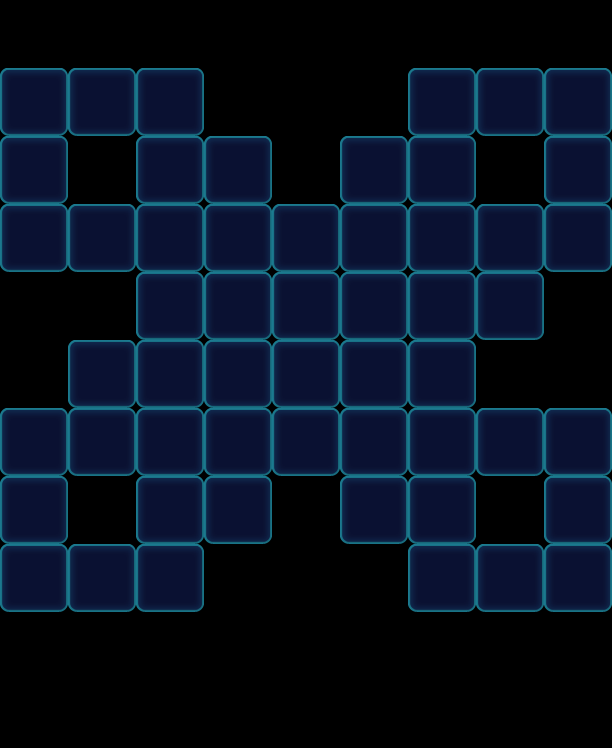

Below is a game level as drawn by its tile map, then a one-line description and the .tmx that defines it (tile-layer data replaced by summaries):
An orthogonal 9x11 tile map with 68x68 px tiles, 1 tile layer (Valid), 2 tilesets and 55 objects (38x Monster, 17x Factory_Normal).

<map version="1.0" orientation="orthogonal" width="9" height="11" tilewidth="68" tileheight="68">
 <tileset firstgid="1" name="game_grid1" tilewidth="68" tileheight="68">
  <image source="game_grid1.png" width="68" height="68" />
 </tileset>
 <tileset firstgid="2" name="map" tilewidth="68" tileheight="68">
  <image source="map.png" width="1024" height="1024" />
 </tileset>
 <layer name="Valid" width="9" height="11">
  <data>[99 cells, 54 non-empty, 1 distinct tile ids]</data>
 </layer>
 <objectgroup name="BottomObj" width="9" height="11" />
 <objectgroup name="MiddleObj" width="9" height="11">
  <object type="Monster" gid="17" x="136" y="272">
   <properties>
    <property name="Color" value="Purple" />
   </properties>
  </object>
  <object type="Monster" gid="17" x="408" y="408">
   <properties>
    <property name="Color" value="Purple" />
   </properties>
  </object>
  <object type="Monster" gid="17" x="68" y="612">
   <properties>
    <property name="Color" value="Purple" />
   </properties>
  </object>
  <object type="Monster" gid="2" x="476" y="476">
   <properties>
    <property name="Color" value="Blue" />
   </properties>
  </object>
  <object type="Monster" gid="2" x="476" y="612">
   <properties>
    <property name="Color" value="Blue" />
   </properties>
  </object>
  <object type="Monster" gid="3" x="136" y="476">
   <properties>
    <property name="Color" value="Green" />
   </properties>
  </object>
  <object type="Monster" gid="3" x="136" y="340">
   <properties>
    <property name="Color" value="Green" />
   </properties>
  </object>
  <object type="Monster" gid="3" x="68" y="408">
   <properties>
    <property name="Color" value="Green" />
   </properties>
  </object>
  <object type="Monster" gid="3" x="408" y="476">
   <properties>
    <property name="Bubble" value="1" />
    <property name="Color" value="Green" />
   </properties>
  </object>
  <object type="Monster" gid="3" x="136" y="612">
   <properties>
    <property name="Color" value="Green" />
   </properties>
  </object>
  <object type="Monster" gid="3" x="544" y="612">
   <properties>
    <property name="Color" value="Green" />
   </properties>
  </object>
  <object type="Monster" gid="19" x="0" y="544">
   <properties>
    <property name="Color" value="Yellow" />
   </properties>
  </object>
  <object type="Monster" gid="19" x="0" y="136">
   <properties>
    <property name="Color" value="Yellow" />
   </properties>
  </object>
  <object type="Monster" gid="19" x="408" y="544">
   <properties>
    <property name="Color" value="Yellow" />
   </properties>
  </object>
  <object type="Monster" gid="19" x="408" y="136">
   <properties>
    <property name="Color" value="Yellow" />
   </properties>
  </object>
  <object type="Monster" gid="18" x="476" y="272">
   <properties>
    <property name="Color" value="Pink" />
   </properties>
  </object>
  <object type="Monster" gid="18" x="0" y="204">
   <properties>
    <property name="Bubble" value="1" />
    <property name="Color" value="Pink" />
   </properties>
  </object>
  <object type="Monster" gid="18" x="408" y="340">
   <properties>
    <property name="Bubble" value="1" />
    <property name="Color" value="Pink" />
   </properties>
  </object>
  <object type="Monster" gid="18" x="136" y="544">
   <properties>
    <property name="Color" value="Pink" />
   </properties>
  </object>
  <object type="Monster" gid="18" x="544" y="544">
   <properties>
    <property name="Color" value="Pink" />
   </properties>
  </object>
  <object type="Monster" gid="18" x="0" y="272">
   <properties>
    <property name="Color" value="Pink" />
   </properties>
  </object>
  <object type="Monster" gid="18" x="0" y="612">
   <properties>
    <property name="Bubble" value="1" />
    <property name="Color" value="Pink" />
   </properties>
  </object>
  <object type="Monster" gid="2" x="136" y="204">
   <properties>
    <property name="Color" value="Blue" />
   </properties>
  </object>
  <object type="Monster" gid="17" x="408" y="272">
   <properties>
    <property name="Color" value="Purple" />
   </properties>
  </object>
  <object type="Monster" gid="3" x="544" y="136">
   <properties>
    <property name="Color" value="Green" />
   </properties>
  </object>
  <object type="Monster" gid="19" x="68" y="476">
   <properties>
    <property name="Bubble" value="1" />
    <property name="Color" value="Yellow" />
   </properties>
  </object>
  <object type="Monster" gid="19" x="136" y="408">
   <properties>
    <property name="Color" value="Yellow" />
   </properties>
  </object>
  <object type="Monster" gid="19" x="408" y="204">
   <properties>
    <property name="Color" value="Yellow" />
   </properties>
  </object>
  <object type="Monster" gid="17" x="476" y="136">
   <properties>
    <property name="Color" value="Purple" />
   </properties>
  </object>
  <object type="Monster" gid="17" x="408" y="612">
   <properties>
    <property name="Color" value="Purple" />
   </properties>
  </object>
  <object type="Monster" gid="19" x="68" y="272">
   <properties>
    <property name="Color" value="Yellow" />
   </properties>
  </object>
  <object type="Monster" gid="19" x="68" y="136">
   <properties>
    <property name="Color" value="Yellow" />
   </properties>
  </object>
  <object type="Monster" gid="19" x="476" y="340">
   <properties>
    <property name="Bubble" value="1" />
    <property name="Color" value="Yellow" />
   </properties>
  </object>
  <object type="Monster" gid="2" x="0" y="476">
   <properties>
    <property name="Color" value="Blue" />
   </properties>
  </object>
  <object type="Monster" gid="2" x="544" y="204">
   <properties>
    <property name="Bubble" value="1" />
    <property name="Color" value="Blue" />
   </properties>
  </object>
  <object type="Monster" gid="3" x="136" y="136">
   <properties>
    <property name="Color" value="Green" />
   </properties>
  </object>
  <object type="Monster" gid="3" x="544" y="272">
   <properties>
    <property name="Color" value="Green" />
   </properties>
  </object>
  <object type="Monster" gid="3" x="544" y="476">
   <properties>
    <property name="Color" value="Green" />
   </properties>
  </object>
 </objectgroup>
 <objectgroup color="#000000" name="TopObj" width="9" height="11">
  <object name="10" type="Factory_Normal" x="0" y="0" width="68" height="68">
   <properties>
    <property name="FactoryColorsConfig" value="Blue,Green,Yellow,Pink,Purple" />
   </properties>
  </object>
  <object name="10" type="Factory_Normal" x="68" y="0" width="68" height="68">
   <properties>
    <property name="FactoryColorsConfig" value="Blue,Green,Yellow,Pink,Purple" />
   </properties>
  </object>
  <object name="10" type="Factory_Normal" x="136" y="0" width="68" height="68">
   <properties>
    <property name="FactoryColorsConfig" value="Blue,Green,Yellow,Pink,Purple" />
   </properties>
  </object>
  <object name="10" type="Factory_Normal" x="340" y="68" width="68" height="68">
   <properties>
    <property name="FactoryColorsConfig" value="Blue,Green,Yellow,Pink,Purple" />
   </properties>
  </object>
  <object name="10" type="Factory_Normal" x="408" y="0" width="68" height="68">
   <properties>
    <property name="FactoryColorsConfig" value="Blue,Green,Yellow,Pink,Purple" />
   </properties>
  </object>
  <object name="10" type="Factory_Normal" x="476" y="0" width="68" height="68">
   <properties>
    <property name="FactoryColorsConfig" value="Blue,Green,Yellow,Pink,Purple" />
   </properties>
  </object>
  <object name="10" type="Factory_Normal" x="544" y="0" width="68" height="68">
   <properties>
    <property name="FactoryColorsConfig" value="Blue,Green,Yellow,Pink,Purple" />
   </properties>
  </object>
  </objectgroup>
</map>
<!-- 10 of 55 objects omitted -->
